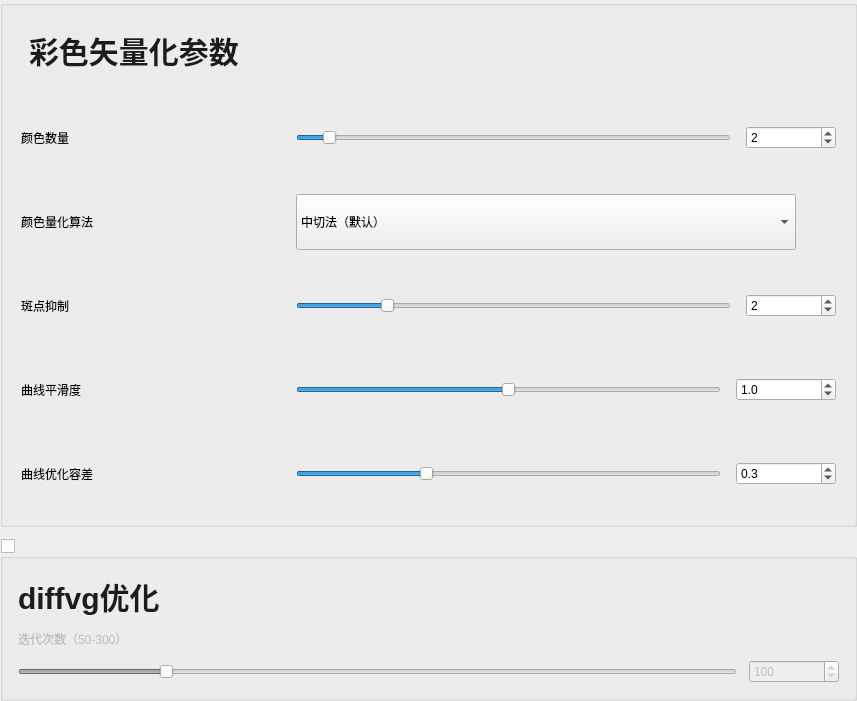
              <widget class="QWidget" name="page_advanced_color">
               <layout class="QVBoxLayout" name="verticalLayout_page_color">
                <property name="spacing">
                 <number>12</number>
                </property>
                <property name="leftMargin">
                 <number>0</number>
                </property>
                <property name="topMargin">
                 <number>0</number>
                </property>
                <property name="rightMargin">
                 <number>0</number>
                </property>
                <property name="bottomMargin">
                 <number>0</number>
                </property>
                <item>
                 <widget class="QGroupBox" name="groupBox_advanced_color_params">
                  <property name="title">
                   <string/>
                  </property>
                  <property name="checkable">
                   <bool>false</bool>
                  </property>
                  <layout class="QVBoxLayout" name="verticalLayout_advanced_color_params">
                   <property name="spacing">
                    <number>28</number>
                   </property>
                   <property name="leftMargin">
                    <number>18</number>
                   </property>
                   <property name="topMargin">
                    <number>22</number>
                   </property>
                   <property name="rightMargin">
                    <number>18</number>
                   </property>
                   <property name="bottomMargin">
                    <number>22</number>
                   </property>
                   <item>
                    <widget class="QLabel" name="label_color_params_title">
                     <property name="text">
                      <string>彩色矢量化参数</string>
                     </property>
                     <property name="styleSheet">
                      <string notr="true">font-size: 30px; font-weight: 500; color: #1C1C1E; padding-bottom: 10px;</string>
                     </property>
                    </widget>
                   </item>
                   <item>
                    <layout class="QHBoxLayout" name="horizontalLayout_color_count">
                     <property name="alignment">
                      <set>Qt::AlignVCenter</set>
                     </property>
                     <property name="spacing">
                      <number>15</number>
                     </property>
                     <item>
                      <widget class="QLabel" name="label_color_count">
                       <property name="minimumSize">
                        <size>
                         <width>260</width>
                         <height>56</height>
                        </size>
                       </property>
                       <property name="text">
                        <string>颜色数量</string>
                       </property>
                       <property name="wordWrap">
                        <bool>true</bool>
                       </property>
                       <property name="alignment">
                        <set>Qt::AlignLeading|Qt::AlignVCenter</set>
                       </property>
                      </widget>
                     </item>
                     <item>
                      <widget class="QSlider" name="slider_color_count">
                       <property name="minimumSize">
                        <size>
                         <width>0</width>
                         <height>48</height>
                        </size>
                       </property>
                       <property name="minimum">
                        <number>0</number>
                       </property>
                       <property name="maximum">
                        <number>32</number>
                       </property>
                       <property name="singleStep">
                        <number>1</number>
                       </property>
                       <property name="pageStep">
                        <number>1</number>
                       </property>
                       <property name="value">
                        <number>2</number>
                       </property>
                       <property name="orientation">
                        <enum>Qt::Horizontal</enum>
                       </property>
                      </widget>
                     </item>
                     <item>
                      <widget class="QSpinBox" name="spinBox_color_count">
                       <property name="minimum">
                        <number>0</number>
                       </property>
                       <property name="maximum">
                        <number>32</number>
                       </property>
                       <property name="singleStep">
                        <number>1</number>
                       </property>
                       <property name="value">
                        <number>2</number>
                       </property>
                       <property name="minimumSize">
                        <size>
                         <width>90</width>
                         <height>0</height>
                        </size>
                       </property>
                      </widget>
                     </item>
                    </layout>
                   </item>
                   <item>
                    <layout class="QHBoxLayout" name="horizontalLayout_quant_algo">
                     <property name="alignment">
                      <set>Qt::AlignVCenter</set>
                     </property>
                     <property name="spacing">
                      <number>15</number>
                     </property>
                     <item>
                      <widget class="QLabel" name="label_quant_algo">
                       <property name="minimumSize">
                        <size>
                         <width>260</width>
                         <height>56</height>
                        </size>
                       </property>
                       <property name="text">
                        <string>颜色量化算法</string>
                       </property>
                       <property name="wordWrap">
                        <bool>true</bool>
                       </property>
                       <property name="alignment">
                        <set>Qt::AlignLeading|Qt::AlignVCenter</set>
                       </property>
                      </widget>
                     </item>
                     <item>
                      <widget class="QComboBox" name="comboBox_quant_algo">
                       <property name="currentIndex">
                        <number>0</number>
                       </property>
                       <property name="minimumSize">
                        <size>
                         <width>500</width>
                         <height>56</height>
                        </size>
                       </property>
                       <item>
                        <property name="text">
                         <string>中切法（默认）</string>
                        </property>
                       </item>
                       <item>
                        <property name="text">
                         <string>as：自适应空间细分</string>
                        </property>
                       </item>
                      </widget>
                     </item>
                     <item>
                      <spacer name="horizontalSpacer_quant_algo">
                       <property name="orientation">
                        <enum>Qt::Horizontal</enum>
                       </property>
                       <property name="sizeHint" stdset="0">
                        <size>
                         <width>40</width>
                         <height>20</height>
                        </size>
                       </property>
                      </spacer>
                     </item>
                    </layout>
                   </item>
                   <item>
                    <layout class="QHBoxLayout" name="horizontalLayout_color_despeckle">
                     <property name="alignment">
                      <set>Qt::AlignVCenter</set>
                     </property>
                     <property name="spacing">
                      <number>15</number>
                     </property>
                     <item>
                      <widget class="QLabel" name="label_color_despeckle">
                       <property name="minimumSize">
                        <size>
                         <width>260</width>
                         <height>56</height>
                        </size>
                       </property>
                       <property name="text">
                        <string>斑点抑制</string>
                       </property>
                       <property name="wordWrap">
                        <bool>true</bool>
                       </property>
                       <property name="alignment">
                        <set>Qt::AlignLeading|Qt::AlignVCenter</set>
                       </property>
                      </widget>
                     </item>
                     <item>
                      <widget class="QSlider" name="slider_color_despeckle">
                       <property name="minimumSize">
                        <size>
                         <width>0</width>
                         <height>48</height>
                        </size>
                       </property>
                       <property name="minimum">
                        <number>0</number>
                       </property>
                       <property name="maximum">
                        <number>10</number>
                       </property>
                       <property name="singleStep">
                        <number>1</number>
                       </property>
                       <property name="value">
                        <number>2</number>
                       </property>
                       <property name="orientation">
                        <enum>Qt::Horizontal</enum>
                       </property>
                      </widget>
                     </item>
                     <item>
                      <widget class="QSpinBox" name="spinBox_color_despeckle">
                       <property name="minimum">
                        <number>0</number>
                       </property>
                       <property name="maximum">
                        <number>10</number>
                       </property>
                       <property name="singleStep">
                        <number>1</number>
                       </property>
                       <property name="value">
                        <number>2</number>
                       </property>
                       <property name="minimumSize">
                        <size>
                         <width>90</width>
                         <height>0</height>
                        </size>
                       </property>
                      </widget>
                     </item>
                    </layout>
                   </item>
                   <item>
                    <layout class="QHBoxLayout" name="horizontalLayout_color_smooth">
                     <property name="alignment">
                      <set>Qt::AlignVCenter</set>
                     </property>
                     <property name="spacing">
                      <number>15</number>
                     </property>
                     <item>
                      <widget class="QLabel" name="label_color_smooth">
                       <property name="minimumSize">
                        <size>
                         <width>260</width>
                         <height>56</height>
                        </size>
                       </property>
                       <property name="text">
                        <string>曲线平滑度</string>
                       </property>
                       <property name="wordWrap">
                        <bool>true</bool>
                       </property>
                       <property name="alignment">
                        <set>Qt::AlignLeading|Qt::AlignVCenter</set>
                       </property>
                      </widget>
                     </item>
                     <item>
                      <widget class="QSlider" name="slider_color_smooth">
                       <property name="minimumSize">
                        <size>
                         <width>0</width>
                         <height>48</height>
                        </size>
                       </property>
                       <property name="minimum">
                        <number>0</number>
                       </property>
                       <property name="maximum">
                        <number>20</number>
                       </property>
                       <property name="singleStep">
                        <number>1</number>
                       </property>
                       <property name="value">
                        <number>10</number>
                       </property>
                       <property name="orientation">
                        <enum>Qt::Horizontal</enum>
                       </property>
                      </widget>
                     </item>
                     <item>
                      <widget class="QDoubleSpinBox" name="doubleSpinBox_color_smooth">
                       <property name="decimals">
                        <number>1</number>
                       </property>
                       <property name="minimum">
                        <double>0.000000000000000</double>
                       </property>
                       <property name="maximum">
                        <double>2.000000000000000</double>
                       </property>
                       <property name="singleStep">
                        <double>0.100000000000000</double>
                       </property>
                       <property name="value">
                        <double>1.000000000000000</double>
                       </property>
                       <property name="minimumSize">
                        <size>
                         <width>100</width>
                         <height>0</height>
                        </size>
                       </property>
                      </widget>
                     </item>
                    </layout>
                   </item>
                   <item>
                    <layout class="QHBoxLayout" name="horizontalLayout_color_opttol">
                     <property name="alignment">
                      <set>Qt::AlignVCenter</set>
                     </property>
                     <property name="spacing">
                      <number>15</number>
                     </property>
                     <item>
                      <widget class="QLabel" name="label_color_opttol">
                       <property name="minimumSize">
                        <size>
                         <width>260</width>
                         <height>56</height>
                        </size>
                       </property>
                       <property name="text">
                        <string>曲线优化容差</string>
                       </property>
                       <property name="wordWrap">
                        <bool>true</bool>
                       </property>
                       <property name="alignment">
                        <set>Qt::AlignLeading|Qt::AlignVCenter</set>
                       </property>
                      </widget>
                     </item>
                     <item>
                      <widget class="QSlider" name="slider_color_opttol">
                       <property name="minimumSize">
                        <size>
                         <width>0</width>
                         <height>48</height>
                        </size>
                       </property>
                       <property name="minimum">
                        <number>0</number>
                       </property>
                       <property name="maximum">
                        <number>10</number>
                       </property>
                       <property name="singleStep">
                        <number>1</number>
                       </property>
                       <property name="value">
                        <number>3</number>
                       </property>
                       <property name="orientation">
                        <enum>Qt::Horizontal</enum>
                       </property>
                      </widget>
                     </item>
                     <item>
                      <widget class="QDoubleSpinBox" name="doubleSpinBox_color_opttol">
                       <property name="decimals">
                        <number>1</number>
                       </property>
                       <property name="minimum">
                        <double>0.000000000000000</double>
                       </property>
                       <property name="maximum">
                        <double>1.000000000000000</double>
                       </property>
                       <property name="singleStep">
                        <double>0.100000000000000</double>
                       </property>
                       <property name="value">
                        <double>0.300000000000000</double>
                       </property>
                       <property name="minimumSize">
                        <size>
                         <width>100</width>
                         <height>0</height>
                        </size>
                       </property>
                      </widget>
                     </item>
                    </layout>
                   </item>
                  </layout>
                 </widget>
                </item>
                <item>
                 <widget class="QGroupBox" name="groupBox_advanced_color_diffvg">
                  <property name="title">
                   <string/>
                  </property>
                  <property name="checkable">
                   <bool>true</bool>
                  </property>
                  <property name="checked">
                   <bool>false</bool>
                  </property>
                  <layout class="QVBoxLayout" name="verticalLayout_advanced_color_diffvg">
                   <property name="spacing">
                    <number>12</number>
                   </property>
                   <property name="leftMargin">
                    <number>15</number>
                   </property>
                   <property name="topMargin">
                    <number>15</number>
                   </property>
                   <property name="rightMargin">
                    <number>15</number>
                   </property>
                   <property name="bottomMargin">
                    <number>15</number>
                   </property>
                   <item>
                    <widget class="QLabel" name="label_advanced_color_diffvg_title">
                     <property name="text">
                      <string>diffvg优化</string>
                     </property>
                     <property name="styleSheet">
                      <string notr="true">font-size: 30px; font-weight: 500; color: #1C1C1E;</string>
                     </property>
                    </widget>
                   </item>
                   <item>
                    <widget class="QLabel" name="label_advanced_color_diffvg_desc">
                     <property name="text">
                      <string>迭代次数（50-300）</string>
                     </property>
                     <property name="wordWrap">
                      <bool>true</bool>
                     </property>
                    </widget>
                   </item>
                   <item>
                    <layout class="QHBoxLayout" name="horizontalLayout_advanced_color_diffvg">
                     <item>
                      <widget class="QSlider" name="slider_advanced_color_diffvg">
                       <property name="minimum">
                        <number>50</number>
                       </property>
                       <property name="maximum">
                        <number>300</number>
                       </property>
                       <property name="value">
                        <number>100</number>
                       </property>
                       <property name="orientation">
                        <enum>Qt::Horizontal</enum>
                       </property>
                      </widget>
                     </item>
                     <item>
                      <widget class="QSpinBox" name="spinbox_advanced_color_diffvg">
                       <property name="minimum">
                        <number>50</number>
                       </property>
                       <property name="maximum">
                        <number>300</number>
                       </property>
                       <property name="value">
                        <number>100</number>
                       </property>
                       <property name="minimumSize">
                        <size>
                         <width>90</width>
                         <height>0</height>
                        </size>
                       </property>
                      </widget>
                     </item>
                    </layout>
                   </item>
                  </layout>
                 </widget>
                </item>
               </layout>
              </widget>
